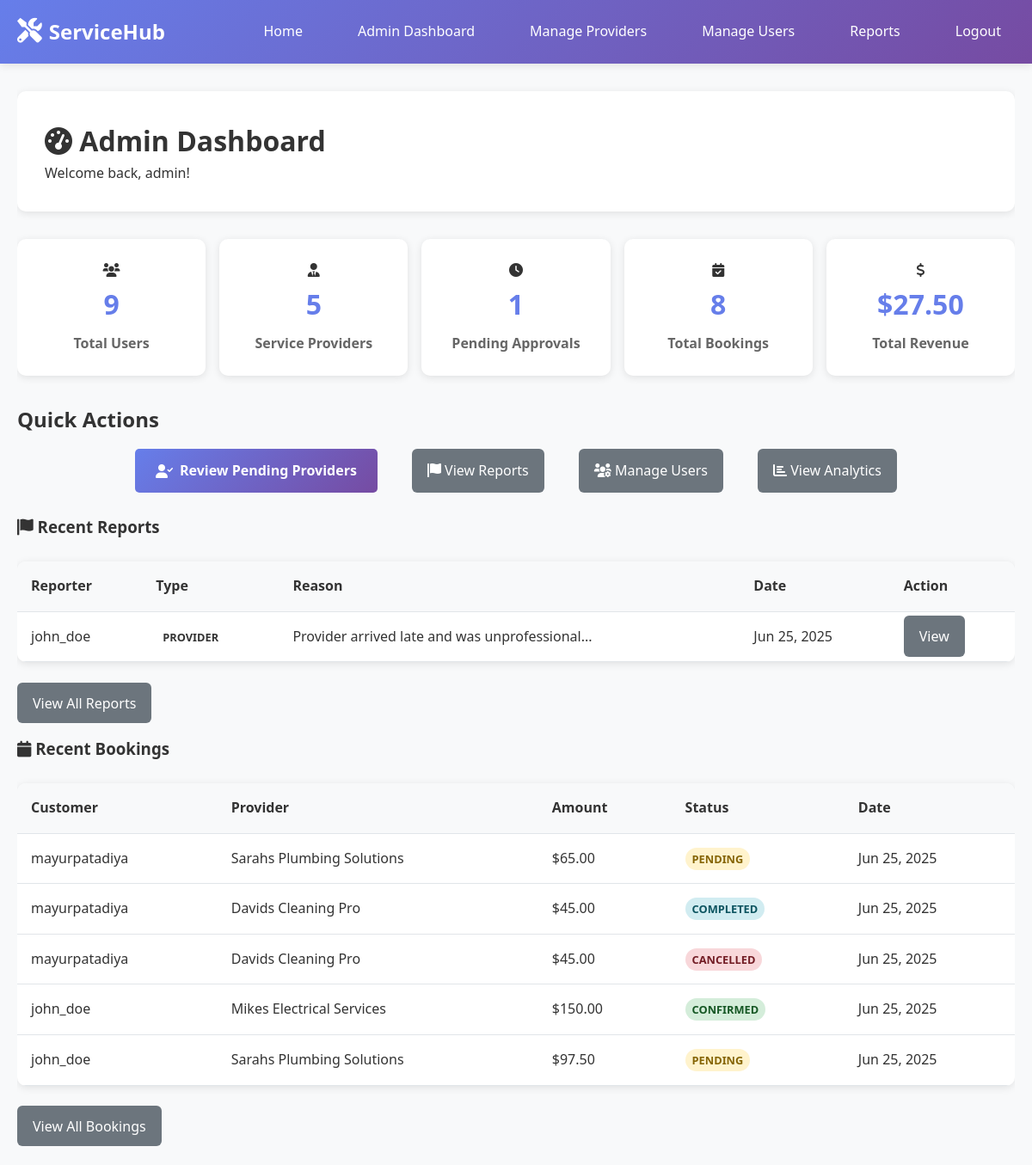
Page /admin/dashboard.php (signed in) on the committed database.
### tables this page shows
CREATE TABLE `reports` (
  `id` int(11) NOT NULL,
  `reporter_id` int(11) NOT NULL,
  `reported_user_id` int(11) DEFAULT NULL,
  `reported_provider_id` int(11) DEFAULT NULL,
  `booking_id` int(11) DEFAULT NULL,
  `report_type` enum('user','provider','booking','service') NOT NULL,
  `reason` text NOT NULL,
  `status` enum('pending','investigating','resolved','dismissed') NOT NULL DEFAULT 'pending',
  `admin_notes` text DEFAULT NULL,
  `created_at` timestamp NOT NULL DEFAULT current_timestamp(),
  `updated_at` timestamp NOT NULL DEFAULT current_timestamp() ON UPDATE current_timestamp()
);

CREATE TABLE `users` (
  `id` int(11) NOT NULL,
  `username` varchar(50) NOT NULL,
  `email` varchar(100) NOT NULL,
  `password` varchar(255) NOT NULL,
  `role` enum('admin','provider','customer') NOT NULL DEFAULT 'customer',
  `status` enum('active','inactive','suspended') NOT NULL DEFAULT 'active',
  `profile_image` varchar(255) DEFAULT NULL,
  `phone` varchar(20) DEFAULT NULL,
  `address` text DEFAULT NULL,
  `created_at` timestamp NOT NULL DEFAULT current_timestamp(),
  `updated_at` timestamp NOT NULL DEFAULT current_timestamp() ON UPDATE current_timestamp()
);

CREATE TABLE `bookings` (
  `id` int(11) NOT NULL,
  `customer_id` int(11) NOT NULL,
  `provider_id` int(11) NOT NULL,
  `service_id` int(11) NOT NULL,
  `booking_date` date NOT NULL,
  `booking_time` time NOT NULL,
  `duration` int(11) NOT NULL COMMENT 'Duration in minutes',
  `total_amount` decimal(10,2) NOT NULL,
  `requirements` text DEFAULT NULL,
  `status` enum('pending','confirmed','completed','cancelled') NOT NULL DEFAULT 'pending',
  `payment_status` enum('pending','paid','refunded') NOT NULL DEFAULT 'pending',
  `created_at` timestamp NOT NULL DEFAULT current_timestamp(),
  `updated_at` timestamp NOT NULL DEFAULT current_timestamp() ON UPDATE current_timestamp()
);

CREATE TABLE `providers` (
  `id` int(11) NOT NULL,
  `user_id` int(11) NOT NULL,
  `business_name` varchar(100) NOT NULL,
  `service_category` enum('electrician','plumber','photographer','cleaner','gardener','painter','carpenter','mechanic','tutor','designer') NOT NULL,
  `description` text DEFAULT NULL,
  `location` varchar(255) NOT NULL,
  `phone` varchar(20) NOT NULL,
  `hourly_rate` decimal(10,2) NOT NULL,
  `kyc_document` varchar(255) DEFAULT NULL,
  `status` enum('pending','approved','rejected') NOT NULL DEFAULT 'pending',
  `rating` decimal(3,2) DEFAULT 0.00,
  `total_reviews` int(11) DEFAULT 0,
  `created_at` timestamp NOT NULL DEFAULT current_timestamp(),
  `updated_at` timestamp NOT NULL DEFAULT current_timestamp() ON UPDATE current_timestamp()
);

### includes/functions.php (called while the page is built, shortened)
<?php
function format_currency($amount) {
    return '$' . number_format($amount, 2);
}
function format_date($date) {
    return date('M j, Y', strtotime($date));
}
?>

### admin/dashboard.php (the view, shortened to what this page needs)
<?php
require_once '../config/database.php';
require_once '../includes/functions.php';
$stats = [];
$user_query = "SELECT COUNT(*) as total FROM users WHERE role != 'admin'";
$user_result = mysqli_query($conn, $user_query);
$stats['users'] = mysqli_fetch_assoc($user_result)['total'];
$provider_query = "SELECT COUNT(*) as total FROM providers";
$provider_result = mysqli_query($conn, $provider_query);
$stats['providers'] = mysqli_fetch_assoc($provider_result)['total'];
$pending_query = "SELECT COUNT(*) as total FROM providers WHERE status = 'pending'";
$pending_result = mysqli_query($conn, $pending_query);
$stats['pending'] = mysqli_fetch_assoc($pending_result)['total'];
$booking_query = "SELECT COUNT(*) as total FROM bookings";
$booking_result = mysqli_query($conn, $booking_query);
$stats['bookings'] = mysqli_fetch_assoc($booking_result)['total'];
$reports_query = "SELECT r.*, u.username as reporter_name
                  FROM reports r
                  JOIN users u ON r.reporter_id = u.id
                  WHERE r.status = 'pending'
                  ORDER BY r.created_at DESC
                  LIMIT 5";
$reports_result = mysqli_query($conn, $reports_query);
$recent_bookings_query = "SELECT b.*, u.username as customer_name, p.business_name as provider_name
                          FROM bookings b
                          JOIN users u ON b.customer_id = u.id
                          JOIN providers p ON b.provider_id = p.id
                          ORDER BY b.created_at DESC
                          LIMIT 5";
$recent_bookings_result = mysqli_query($conn, $recent_bookings_query);
$revenue_query = "SELECT SUM(total_amount) * 0.1 as revenue FROM bookings WHERE status = 'completed'";
$revenue_result = mysqli_query($conn, $revenue_query);
$stats['revenue'] = mysqli_fetch_assoc($revenue_result)['revenue'] ?: 0;
?>
<!DOCTYPE html>
<html lang="en">
<head>
    <link rel="stylesheet" href="../assets/css/style.css">
    <link href="https://cdnjs.cloudflare.com/ajax/libs/font-awesome/6.0.0/css/all.min.css" rel="stylesheet">
</head>
<body>
    <nav class="navbar">
        <div class="nav-container">
            <div class="nav-logo">
                <a href="../index.php">
                    <i class="fas fa-tools"></i>
                    <span>ServiceHub</span>
                </a>
            </div>
            <div class="nav-menu">
                <a href="../index.php" class="nav-link">Home</a>
                <a href="dashboard.php" class="nav-link">Admin Dashboard</a>
                <a href="providers.php" class="nav-link">Manage Providers</a>
                <a href="users.php" class="nav-link">Manage Users</a>
                <a href="reports.php" class="nav-link">Reports</a>
                <a href="../auth/logout.php" class="nav-link">Logout</a>
            </div>
        </div>
    </nav>
    <div class="container">
        <div class="dashboard">
            <div class="dashboard-header">
                <h1><i class="fas fa-tachometer-alt"></i> Admin Dashboard</h1>
                <p>Welcome back, <?php echo htmlspecialchars($_SESSION['username']); ?>!</p>
            </div>
            <div class="dashboard-stats">
                <div class="stat-card">
                    <i class="fas fa-users"></i>
                    <h3><?php echo $stats['users']; ?></h3>
                    <p>Total Users</p>
                </div>
                <div class="stat-card">
                    <i class="fas fa-user-tie"></i>
                    <h3><?php echo $stats['providers']; ?></h3>
                    <p>Service Providers</p>
                </div>
                <div class="stat-card">
                    <i class="fas fa-clock"></i>
                    <h3><?php echo $stats['pending']; ?></h3>
                    <p>Pending Approvals</p>
                </div>
                <div class="stat-card">
                    <i class="fas fa-calendar-check"></i>
                    <h3><?php echo $stats['bookings']; ?></h3>
                    <p>Total Bookings</p>
                </div>
                <div class="stat-card">
                    <i class="fas fa-dollar-sign"></i>
                    <h3><?php echo format_currency($stats['revenue']); ?></h3>
                    <p>Total Revenue</p>
                </div>
            </div>
            <div class="quick-actions">
                <h2 style="margin: 15px 0px;">Quick Actions</h2>
                <div class="action-buttons">
                    <a href="providers.php?status=pending" class="btn-primary" style="margin: 0px 16px;">
                        <i class="fas fa-user-check"></i> Review Pending Providers
                    </a>
                    <a href="reports.php" class="btn-secondary" style="margin: 0px 16px;">
                        <i class="fas fa-flag"></i> View Reports
                    </a>
                    <a href="users.php" class="btn-secondary" style="margin: 0px 16px;">
                        <i class="fas fa-users-cog"></i> Manage Users
                    </a>
                    <a href="analytics.php" class="btn-secondary" style="margin: 0px 16px;">
                        <i class="fas fa-chart-bar"></i> View Analytics
                    </a>
                </div>
            </div>
            <div class="dashboard-content">
                <div class="content-grid">
                    <div class="content-card">
                        <h3 style="margin: 25px 0px;"><i class="fas fa-flag"></i> Recent Reports</h3>
                        <?php if (mysqli_num_rows($reports_result) > 0): ?>
                            <div class="table-container" style="margin-bottom: 35px;">
                                <table>
                                    <thead>
                                        <tr>
                                            <th>Reporter</th>
                                            <th>Type</th>
                                            <th>Reason</th>
                                            <th>Date</th>
                                            <th>Action</th>
                                        </tr>
                                    </thead>
                                    <tbody>
                                        <?php while ($report = mysqli_fetch_assoc($reports_result)): ?>
                                            <tr>
                                                <td><?php echo htmlspecialchars($report['reporter_name']); ?></td>
                                                <td>
                                                    <span class="status-badge status-<?php echo $report['report_type']; ?>">
                                                        <?php echo ucfirst($report['report_type']); ?>
                                                    </span>
                                                </td>
                                                <td><?php echo htmlspecialchars(substr($report['reason'], 0, 50)) . '...'; ?></td>
                                                <td><?php echo format_date($report['created_at']); ?></td>
                                                <td>
                                                    <a href="reports.php?id=<?php echo $report['id']; ?>" class="btn-secondary btn-sm">
                                                        View
                                                    </a>
                                                </td>
                                            </tr>
                                        <?php endwhile; ?>
                                    </tbody>
                                </table>
                            </div>
                        <?php else: ?>
                            <p>No recent reports</p>
                        <?php endif; ?>
                        <a href="reports.php" class="btn-secondary">View All Reports</a>
                    </div>
                    <div class="content-card">
                        <h3 style="margin: 25px 0px;"><i class="fas fa-calendar"></i> Recent Bookings</h3>
                        <?php if (mysqli_num_rows($recent_bookings_result) > 0): ?>
                            <div class="table-container" style="margin-bottom: 35px;">
                                <table>
                                    <thead>
                                        <tr>
                                            <th>Customer</th>
                                            <th>Provider</th>
                                            <th>Amount</th>
                                            <th>Status</th>
                                            <th>Date</th>
                                        </tr>
                                    </thead>
                                    <tbody>
                                        <?php while ($booking = mysqli_fetch_assoc($recent_bookings_result)): ?>
                                            <tr>
                                                <td><?php echo htmlspecialchars($booking['customer_name']); ?></td>
                                                <td><?php echo htmlspecialchars($booking['provider_name']); ?></td>
                                                <td><?php echo format_currency($booking['total_amount']); ?></td>
                                                <td>
                                                    <span class="status-badge status-<?php echo $booking['status']; ?>">
                                                        <?php echo ucfirst($booking['status']); ?>
                                                    </span>
                                                </td>
                                                <td><?php echo format_date($booking['created_at']); ?></td>
                                            </tr>
                                        <?php endwhile; ?>
                                    </tbody>
                                </table>
                            </div>
                        <?php else: ?>
                            <p>No recent bookings</p>
                        <?php endif; ?>
                        <a href="bookings.php" class="btn-secondary">View All Bookings</a>
                    </div>
                </div>
            </div>
        </div>
    </div>
</body>
</html>

### assets/css/style.css (style rules this page uses)
* { margin: 0; padding: 0; box-sizing: border-box; }
body { font-family: 'Segoe UI', Tahoma, Geneva, Verdana, sans-serif; line-height: 1.6; color: #333; background-color: #f8f9fa; overflow-x: hidden; width: 100%; max-width: 100%; }
html { overflow-x: hidden; width: 100%; max-width: 100%; }
.container { max-width: 1200px; margin: 0 auto; padding: 0 20px; }
.navbar { background: linear-gradient(135deg, #667eea 0%, #764ba2 100%); padding: 1rem 0; box-shadow: 0 2px 10px rgba(0,0,0,0.1); position: sticky; top: 0; z-index: 1000; }
.nav-container { max-width: 1200px; margin: 0 auto; padding: 0 20px; display: flex; justify-content: space-between; align-items: center; }
.nav-logo a { color: white; text-decoration: none; font-size: 1.5rem; font-weight: bold; display: flex; align-items: center; gap: 0.5rem; }
.nav-logo i { font-size: 1.8rem; }
.nav-menu { display: flex; gap: 2rem; align-items: center; }
.nav-link { color: white; text-decoration: none; padding: 0.5rem 1rem; border-radius: 5px; transition: background-color 0.3s ease; }
.btn-primary { background: linear-gradient(135deg, #667eea 0%, #764ba2 100%); color: white; padding: 0.8rem 1.5rem; border: none; border-radius: 5px; cursor: pointer; font-size: 1rem; font-weight: 600; transition: transform 0.3s ease; text-decoration: none; display: inline-flex; align-items: center; gap: 0.5rem; }
.btn-secondary { background: #6c757d; color: white; padding: 0.8rem 18px; border: none; border-radius: 5px; cursor: pointer; text-decoration: none; transition: background-color 0.3s ease; margin-bottom: 0px; }
.dashboard { padding: 2rem 0; position: relative; width: 100%; max-width: 100%; overflow-x: hidden; }
.dashboard-header { background: white; padding: 2rem; border-radius: 10px; margin-bottom: 2rem; box-shadow: 0 2px 10px rgba(0,0,0,0.1); }
.dashboard-stats { display: grid; grid-template-columns: repeat(auto-fit, minmax(200px, 1fr)); gap: 1rem; margin-bottom: 2rem; }
.stat-card { background: white; padding: 1.5rem; border-radius: 10px; text-align: center; box-shadow: 0 2px 10px rgba(0,0,0,0.1); }
.stat-card h3 { font-size: 2rem; color: #667eea; margin-bottom: 0.5rem; }
.stat-card p { color: #666; font-weight: 600; }
.table-container { background: white; border-radius: 10px; overflow: hidden; box-shadow: 0 2px 10px rgba(0,0,0,0.1); margin-bottom: 30px; }
table { table-layout: auto; width: 100%; border-collapse: collapse; }
th, td { padding: 1rem; text-align: left; border-bottom: 1px solid #e1e5e9; }
th { background-color: #f8f9fa; font-weight: 600; color: #333; }
.status-badge { padding: 0.25rem 0.5rem; border-radius: 15px; font-size: 0.8rem; font-weight: 600; text-transform: uppercase; }
.status-pending { background-color: #fff3cd; color: #856404; }
.status-approved, .status-confirmed { background-color: #d4edda; color: #155724; }
.status-rejected, .status-cancelled { background-color: #f8d7da; color: #721c24; }
.status-completed { background-color: #d1ecf1; color: #0c5460; }
.btn-primary[type="submit"], .btn-secondary { font-size: 1rem; border-radius: 6px; margin-left: 0px; }
.action-buttons { display: flex; align-items: center; justify-content: center; gap: 0.5rem; flex-wrap: wrap; }
.action-buttons { display: flex; align-items: center; justify-content: center; gap: 0.5rem; flex-wrap: nowrap; }
.table-container table td, .table-container table th { vertical-align: middle !important; }

### rows in the picture
reports: reporter.username "john_doe", report_type "PROVIDER", reason "Provider arrived late and was unprofessional", created_at "Jun 25, 2025"
bookings: customer.username "mayurpatadiya", provider.business_name "Sarahs Plumbing Solutions", total_amount "$65.00", status "PENDING", created_at "Jun 25, 2025"
bookings: customer.username "mayurpatadiya", provider.business_name "Davids Cleaning Pro", total_amount "$45.00", status "COMPLETED", created_at "Jun 25, 2025"
bookings: customer.username "mayurpatadiya", provider.business_name "Davids Cleaning Pro", total_amount "$45.00", status "CANCELLED", created_at "Jun 25, 2025"
bookings: customer.username "john_doe", provider.business_name "Mikes Electrical Services", total_amount "$150.00", status "CONFIRMED", created_at "Jun 25, 2025"
bookings: customer.username "john_doe", provider.business_name "Sarahs Plumbing Solutions", total_amount "$97.50", status "PENDING", created_at "Jun 25, 2025"

### other values in the picture
$_SESSION['username'] "admin"
$stats['users'] "9"
$stats['providers'] "5"
$stats['pending'] "1"
$stats['bookings'] "8"
format_currency($stats['revenue']) "$27.50"
